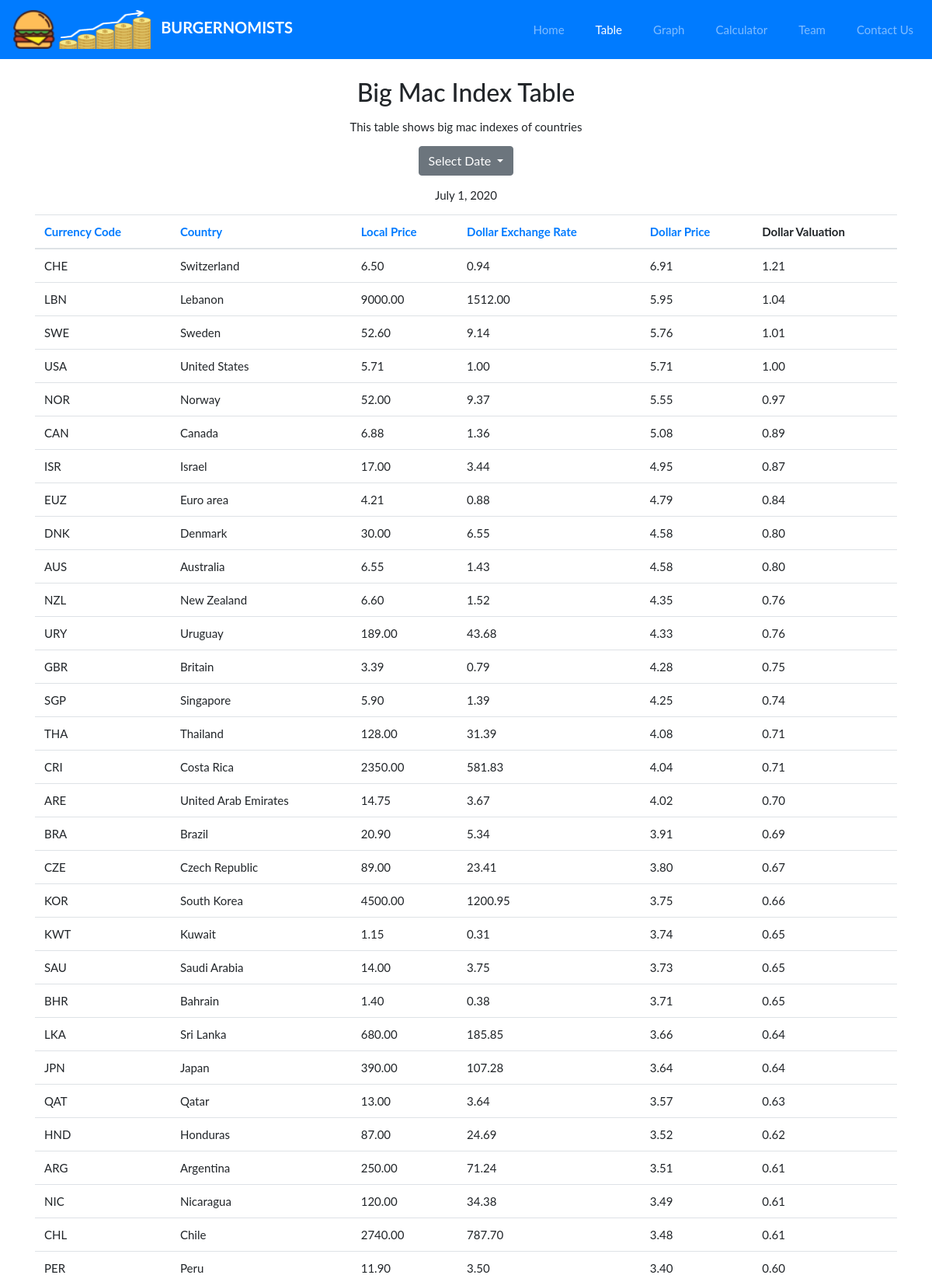
Screenshot of /table/ (upper part) with the database file from the repository.
### BigMacIndexes/models.py (models this page shows)
class BigMacIndexes(models.Model):
    date = models.DateField()
    iso_a3 = models.CharField(max_length=5)
    currency_code = models.CharField(max_length=5)
    name = models.CharField(max_length=100)
    local_price = models.FloatField(max_length=100)
    dollar_ex = models.FloatField(max_length=100)
    USD_raw = models.FloatField(max_length=100)
    EUR_raw = models.FloatField(max_length=100)
    GBP_raw = models.FloatField(max_length=100)
    JPY_raw = models.FloatField(max_length=100)
    CNY_raw = models.FloatField(max_length=100)
    GDP_dollar = models.FloatField(max_length=100)
    adj_price = models.FloatField(max_length=100, default=None, blank=True, null=True)
    USD_adjusted = models.FloatField(max_length=100, default=None, blank=True, null=True)
    EUR_adjusted = models.FloatField(max_length=100, default=None, blank=True, null=True)
    GBP_adjusted = models.FloatField(max_length=100, default=None, blank=True, null=True)
    JPY_adjusted = models.FloatField(max_length=100, default=None, blank=True, null=True)
    CNY_adjusted = models.FloatField(max_length=100, default=None, blank=True, null=True)

### BigMacIndexes/views.py (the view)
# urls.py: path("table/", table),
def table(request):
    filter_by_type = request.GET.get('filter_by', '2020-07-01')
    order_by_type = request.GET.get('order_by', '-USD_raw')
    table_data = BigMacIndexes.objects.all().filter(date=filter_by_type).order_by(order_by_type)
    base_price = table_data.filter(name="United States")[0].USD_raw
    return render(request, "table.html", {'table_data': table_data, 'base_price': base_price,
                                          'f': filter_by_type, 'o': order_by_type})

### templates/table.html (shortened to what this page needs)
{% extends "base.html" %}
{% load bootstrap %}
{% load static %}
{% load mathfilters %}
{% block nav %}
<nav class="navbar sticky-top navbar-expand-lg navbar-dark bg-primary">
    <a href="/" class="navbar-brand">
        <img src="{% static 'logo2.png' %}" class="d-inline-block align-middle mr-2">
        <span class="text-uppercase font-weight-bold">Burgernomists</span>
    </a>
    <div class="navbar-nav ml-auto">
        <a class="nav-item nav-link ml-4 " href="/">Home</a>
        <a class="nav-item nav-link ml-4 active" href="/table/">Table</a>
        <a class="nav-item nav-link ml-4" href="/graph/">Graph</a>
        <a class="nav-item nav-link ml-4 " href="/calculator/">Calculator</a>
        <a class="nav-item nav-link ml-4" href="/team/">Team</a>
        <a class="nav-item nav-link ml-4" href="/contact_us/">Contact Us</a>
    </div>
</nav>
{% endblock %}
{% block content %}
<div class="container mt-4 mx-auto ">
    <h2 class="text-center">Big Mac Index Table</h2>
    <p class="text-center mt-3">This table shows big mac indexes of countries </p>
    <div class=" text-center dropdown mb-3">
        <button class="btn btn-secondary dropdown-toggle" type="button" id="dropdownMenuButton"
                data-toggle="dropdown" aria-haspopup="true" aria-expanded="false">
            Select Date
        </button>
    </div>
    <p class="text-center mt-3">{{ table_data.0.date }}</p>
    <table class="table">
        <thead>
        <tr>
            <th><a href="?order_by=iso_a3&filter_by={{ f }}">Currency Code</a></th>
            <th><a href="?order_by=name&filter_by={{ f }}">Country</a></th>
            <th><a href="?order_by=-local_price&filter_by={{ f }}">Local Price</a></th>
            <th><a href="?order_by=-dollar_ex&filter_by={{ f }}">Dollar Exchange Rate</a></th>
            <th><a href="?order_by=-USD_raw&filter_by={{ f }}">Dollar Price</a></th>
            <th>Dollar Valuation</th>
        </tr>
        </thead>
        <tbody>
        {% for row in table_data %}
        <tr>
            <td>{{ row.iso_a3 }}</td>
            <td>{{ row.name }}</td>
            <td>{{ row.local_price|floatformat:2 }}</td>
            <td>{{ row.dollar_ex|floatformat:2 }}</td>
            <td>{{ row.USD_raw|floatformat:2 }}</td>
            <td>{{ row.USD_raw|div:base_price|floatformat:2 }}</td>
        </tr>
        {% endfor %}
        </tbody>
    </table>
</div>
{% endblock %}

### templates/base.html (shortened to what this page needs)
<!DOCTYPE html>
<html lang="en">
<head>
        {% load static %}
    <link rel="stylesheet" href="https://maxcdn.bootstrapcdn.com/bootstrap/4.0.0/css/bootstrap.min.css"
>
    <link href="//netdna.bootstrapcdn.com/bootstrap/3.0.0/css/bootstrap-glyphicons.css" rel="stylesheet">
</head>
<body>
{% block nav %}{% endblock %}
{% block content %}{% endblock %}
</body>
</html>

### templates/base.html (style rules this page uses)
body { margin-bottom:100px; }
body { font: 400 15px Lato, sans-serif; }

### rows the page displays
BigMacIndexes: date "July 1, 2020", iso_a3 "CHE", name "Switzerland", local_price "6.50", dollar_ex "0.94", USD_raw "6.91", USD_raw|div "1.21"
BigMacIndexes: iso_a3 "LBN", name "Lebanon", local_price "9000.00", dollar_ex "1512.00", USD_raw "5.95", USD_raw|div "1.04"
BigMacIndexes: iso_a3 "SWE", name "Sweden", local_price "52.60", dollar_ex "9.14", USD_raw "5.76", USD_raw|div "1.01"
BigMacIndexes: iso_a3 "USA", name "United States", local_price "5.71", dollar_ex "1.00", USD_raw "5.71", USD_raw|div "1.00"
BigMacIndexes: iso_a3 "NOR", name "Norway", local_price "52.00", dollar_ex "9.37", USD_raw "5.55", USD_raw|div "0.97"
BigMacIndexes: iso_a3 "CAN", name "Canada", local_price "6.88", dollar_ex "1.36", USD_raw "5.08", USD_raw|div "0.89"
BigMacIndexes: iso_a3 "ISR", name "Israel", local_price "17.00", dollar_ex "3.44", USD_raw "4.95", USD_raw|div "0.87"
BigMacIndexes: iso_a3 "EUZ", name "Euro area", local_price "4.21", dollar_ex "0.88", USD_raw "4.79", USD_raw|div "0.84"
BigMacIndexes: iso_a3 "DNK", name "Denmark", local_price "30.00", dollar_ex "6.55", USD_raw "4.58", USD_raw|div "0.80"
BigMacIndexes: iso_a3 "AUS", name "Australia", local_price "6.55", dollar_ex "1.43", USD_raw "4.58", USD_raw|div "0.80"
BigMacIndexes: iso_a3 "NZL", name "New Zealand", local_price "6.60", dollar_ex "1.52", USD_raw "4.35", USD_raw|div "0.76"
BigMacIndexes: iso_a3 "URY", name "Uruguay", local_price "189.00", dollar_ex "43.68", USD_raw "4.33", USD_raw|div "0.76"
BigMacIndexes: iso_a3 "GBR", name "Britain", local_price "3.39", dollar_ex "0.79", USD_raw "4.28", USD_raw|div "0.75"
BigMacIndexes: iso_a3 "SGP", name "Singapore", local_price "5.90", dollar_ex "1.39", USD_raw "4.25", USD_raw|div "0.74"
BigMacIndexes: iso_a3 "THA", name "Thailand", local_price "128.00", dollar_ex "31.39", USD_raw "4.08", USD_raw|div "0.71"
BigMacIndexes: iso_a3 "CRI", name "Costa Rica", local_price "2350.00", dollar_ex "581.83", USD_raw "4.04", USD_raw|div "0.71"
BigMacIndexes: iso_a3 "ARE", name "United Arab Emirates", local_price "14.75", dollar_ex "3.67", USD_raw "4.02", USD_raw|div "0.70"
BigMacIndexes: iso_a3 "BRA", name "Brazil", local_price "20.90", dollar_ex "5.34", USD_raw "3.91", USD_raw|div "0.69"
BigMacIndexes: iso_a3 "CZE", name "Czech Republic", local_price "89.00", dollar_ex "23.41", USD_raw "3.80", USD_raw|div "0.67"
BigMacIndexes: iso_a3 "KOR", name "South Korea", local_price "4500.00", dollar_ex "1200.95", USD_raw "3.75", USD_raw|div "0.66"
BigMacIndexes: iso_a3 "KWT", name "Kuwait", local_price "1.15", dollar_ex "0.31", USD_raw "3.74", USD_raw|div "0.65"
BigMacIndexes: iso_a3 "SAU", name "Saudi Arabia", local_price "14.00", dollar_ex "3.75", USD_raw "3.73", USD_raw|div "0.65"
BigMacIndexes: iso_a3 "BHR", name "Bahrain", local_price "1.40", dollar_ex "0.38", USD_raw "3.71", USD_raw|div "0.65"
BigMacIndexes: iso_a3 "LKA", name "Sri Lanka", local_price "680.00", dollar_ex "185.85", USD_raw "3.66", USD_raw|div "0.64"
BigMacIndexes: iso_a3 "JPN", name "Japan", local_price "390.00", dollar_ex "107.28", USD_raw "3.64", USD_raw|div "0.64"
BigMacIndexes: iso_a3 "QAT", name "Qatar", local_price "13.00", dollar_ex "3.64", USD_raw "3.57", USD_raw|div "0.63"
BigMacIndexes: iso_a3 "HND", name "Honduras", local_price "87.00", dollar_ex "24.69", USD_raw "3.52", USD_raw|div "0.62"
BigMacIndexes: iso_a3 "ARG", name "Argentina", local_price "250.00", dollar_ex "71.24", USD_raw "3.51", USD_raw|div "0.61"
BigMacIndexes: iso_a3 "NIC", name "Nicaragua", local_price "120.00", dollar_ex "34.38", USD_raw "3.49", USD_raw|div "0.61"
BigMacIndexes: iso_a3 "CHL", name "Chile", local_price "2740.00", dollar_ex "787.70", USD_raw "3.48", USD_raw|div "0.61"
BigMacIndexes: iso_a3 "PER", name "Peru", local_price "11.90", dollar_ex "3.50", USD_raw "3.40", USD_raw|div "0.60"
